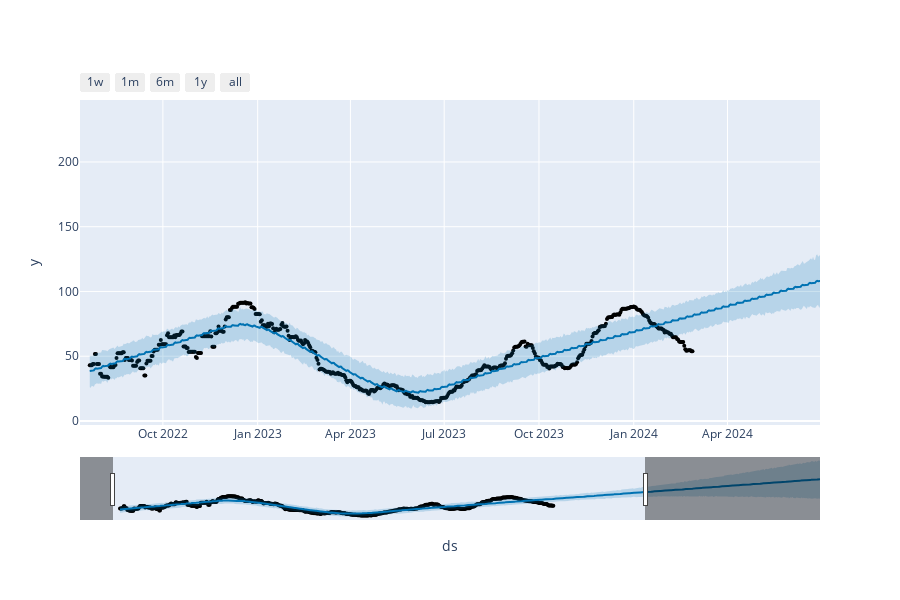

Write notebook code for a chart like this one.
### Code cell
ph_df_nj = avg[['date_start', 'percentile']].rename(columns={'date_start':'ds', 'percentile':'y'})

m = Prophet()
m.fit(ph_df_nj)

future = m.make_future_dataframe(periods=360)
future.tail()

forecast = m.predict(future)

plot_plotly(m, forecast)

### Figure 1 — Plotly figure (JSON) as saved in the notebook; plotly's stock layout.template omitted (floating-point values rounded to 4 significant figures; data arrays with more than 128 entries replaced by an {"elided": "..."} marker saying what was removed)
{"data": [{"marker": {"color": "black", "size": 4}, "mode": "markers", "name": "Actual", "type": "scatter", "x": {"elided": "586 str values"}, "y": {"elided": "586 float values"}}, {"hoverinfo": "skip", "line": {"width": 0}, "mode": "lines", "type": "scatter", "x": {"elided": "946 str values"}, "y": {"elided": "946 float values"}}, {"fill": "tonexty", "fillcolor": "rgba(0, 114, 178, 0.2)", "line": {"color": "#0072B2", "width": 2}, "mode": "lines", "name": "Predicted", "type": "scatter", "x": {"elided": "946 str values"}, "y": {"elided": "946 float values"}}, {"fill": "tonexty", "fillcolor": "rgba(0, 114, 178, 0.2)", "hoverinfo": "skip", "line": {"width": 0}, "mode": "lines", "type": "scatter", "x": {"elided": "946 str values"}, "y": {"elided": "946 float values"}}], "layout": {"height": 600, "showlegend": false, "width": 900, "xaxis": {"autorange": false, "range": ["2022-07-12 13:12", "2024-06-29 18:00"], "rangeselector": {"buttons": [{"count": 7, "label": "1w", "step": "day", "stepmode": "backward"}, {"count": 1, "label": "1m", "step": "month", "stepmode": "backward"}, {"count": 6, "label": "6m", "step": "month", "stepmode": "backward"}, {"count": 1, "label": "1y", "step": "year", "stepmode": "backward"}, {"step": "all"}]}, "rangeslider": {"autorange": true, "range": ["2022-05-29", "2025-02-21"], "visible": true, "yaxis": {"_template": null, "rangemode": "match"}}, "title": {"text": "ds"}, "type": "date"}, "yaxis": {"autorange": true, "range": [-3.111, 247.8], "title": {"text": "y"}, "type": "linear"}}}
